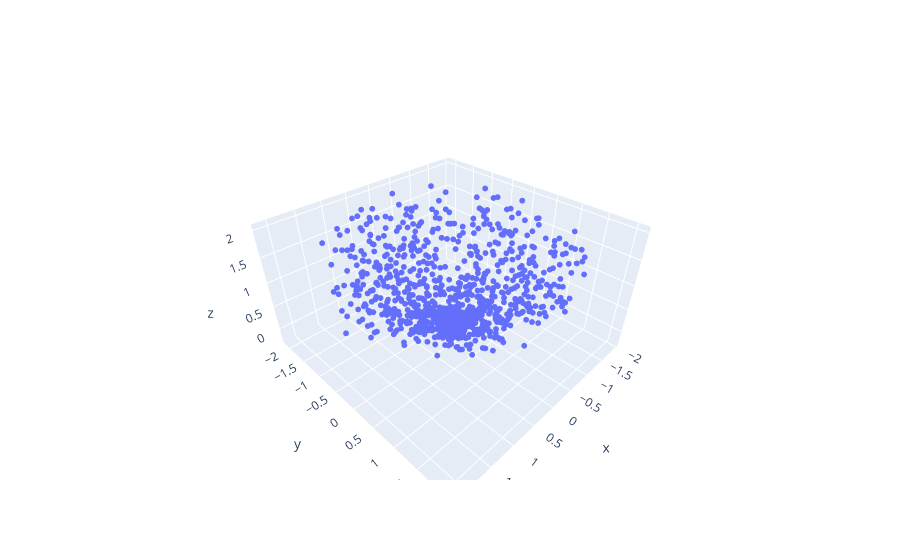

The cell this chart's notebook holds for it:
### Markdown cell above
##### Creating a Noise distribution to simulate real life scenarios that might occur including but not limited to 
- Turbulence
- Intra and inter particle interactions
- Video/image abberations distortions 
- Improper conversion of Video feed to 3D data 

Now we must keep in mind that the noise however random must not completely blow our model out of proportions so a thershold for its gaussian distribution must be set inorder for our model and simulated data to be accurate and usable

### Code cell
# Assuming Cartesian_Space is your array of coordinates
Cartesian_Space = np.array(Cartesian_Space)

# Define the z-plane above which you want to add noise
z_plane = 0

# Define the mean and standard deviation of the Gaussian noise
mean = [0,0,0]
std_dev = [0.1,0.1,0.1]

# Generate the Gaussian noise for x, y, z
noise_x = np.random.normal(mean[0], std_dev[0], size=Cartesian_Space[:, 0].shape)
noise_y = np.random.normal(mean[1], std_dev[1], size=Cartesian_Space[:, 1].shape)
noise_z = np.random.normal(mean[2], std_dev[2], size=Cartesian_Space[:, 2].shape)

# Add the noise to the coordinates that are above the z-plane
Cartesian_Space_noisy = Cartesian_Space.copy()
Cartesian_Space_noisy[Cartesian_Space[:, 2] > z_plane, 0] += noise_x[Cartesian_Space[:, 2] > z_plane]
Cartesian_Space_noisy[Cartesian_Space[:, 2] > z_plane, 1] += noise_y[Cartesian_Space[:, 2] > z_plane]
Cartesian_Space_noisy[Cartesian_Space[:, 2] > z_plane, 2] += noise_z[Cartesian_Space[:, 2] > z_plane]

# Create a 3D scatter plot of the original data
fig = go.Figure(data=[go.Scatter3d(x=Cartesian_Space_noisy[:, 0], y=Cartesian_Space_noisy[:, 1], z=Cartesian_Space_noisy[:, 2], mode='markers', marker=dict(size=2))])
                
fig.show()

### Figure 1 — Plotly figure (JSON) as saved in the notebook; plotly's stock layout.template omitted (floating-point values rounded to 4 significant figures; data arrays with more than 128 entries replaced by an {"elided": "..."} marker saying what was removed)
{"data": [{"marker": {"size": 2}, "mode": "markers", "type": "scatter3d", "x": {"elided": "1000 float values"}, "y": {"elided": "1000 float values"}, "z": {"elided": "1000 float values"}}], "layout": {}}
